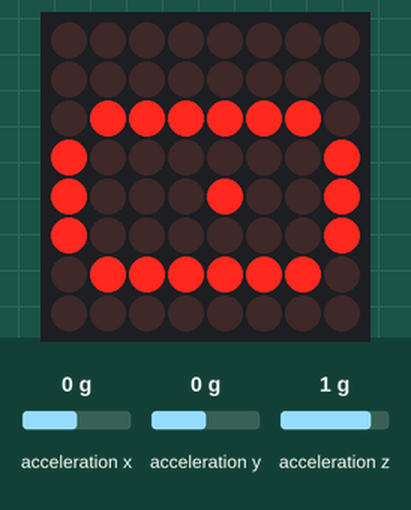
Bench run of a sketch on a simulated Arduino Uno, built with avr-gcc and run on an emulated ATmega328P. On the bench: 8×8 LED matrix. The test bench sets the inputs (shaded band); at power-on: acceleration x 0 g, acceleration y 0 g, acceleration z 1 g.

Above: at 1.2 s.
1.3 s: acceleration x set to -1.4 g
At 1.8 s:
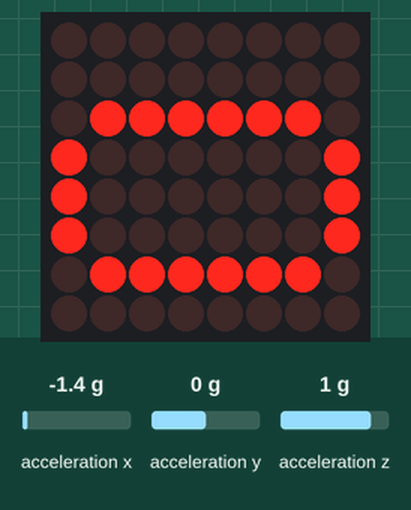
2.9 s: acceleration x set to 0 g
At 3.7 s:
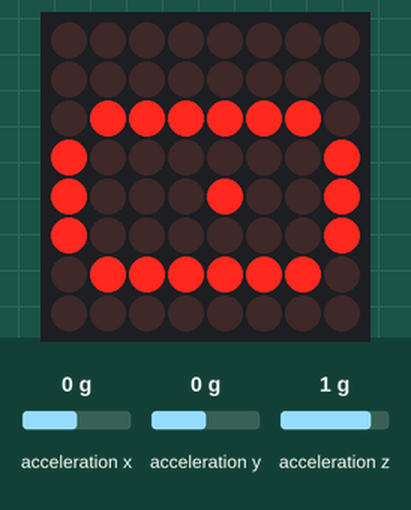
4.5 s: acceleration y set to -0.8 g
At 5.7 s:
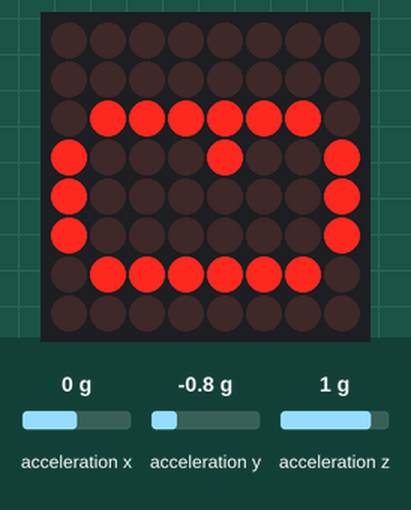
6.1 s: acceleration y set to 1.4 g
At 7.4 s:
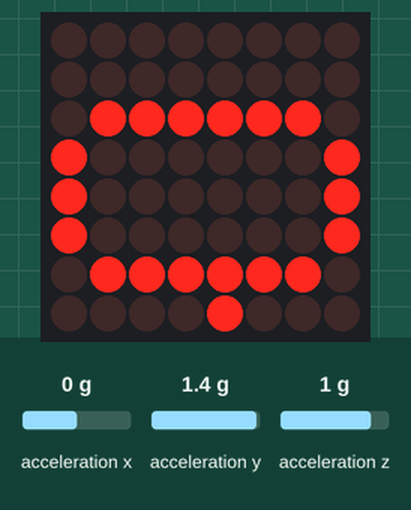
7.7 s: acceleration x set to -0.8 g
At 8.3 s:
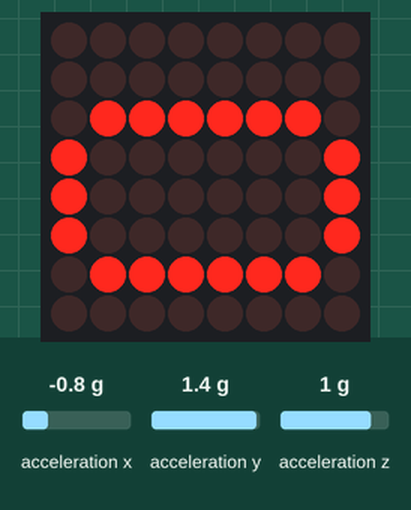
Timing chart, 0 to 10.2 s (numbered marks = the images above; inputs shaded):
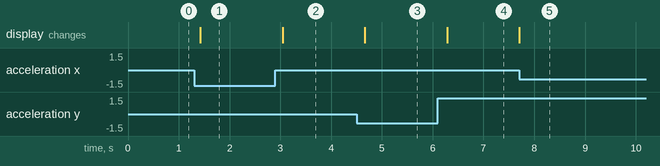

Measured:
- after the input at 1.3 s, the display: changes after 0.12 s (image 1)
- after the input at 2.9 s, the display: changes after 0.14 s (image 2)
- after the input at 4.5 s, the display: changes after 0.16 s (image 3)
- after the input at 6.1 s, the display: changes after 0.18 s (image 4)
- after the input at 7.7 s, the display: changes at once (image 5)

The sketch:

nivel_de_burbuja.ino
```cpp
/*
 * Fundacion Kinal
 * Centro educativo tecnico laboral Kinal
 * Electronica
 * Grado: Quinto
 * Sección: A
 * Curso: Taller de electronica digital y reparación de computadoras I
 * Nombre: Wolf Renato Giovanni Salguero Barrios
 * Carnet: 2021179
 * Proyecto: Práctica No. 6
*/

//Librerías
#include <Wire.h>
#include <SparkFun_ADXL345.h>
#include <LedControl.h>

//Directivas de preprocesador
#define dataPin 7
#define dataClock 6
#define dataLoad 5

//Constructores
ADXL345 adxl = ADXL345();
LedControl matriz = LedControl(dataPin, dataClock, dataLoad, 1);

//Variables
int pos_x, pos_y;

//Animaciones
byte base[8]
  {
  0b00000000,
  0b00000000,
  0b01111110,
  0b10000001,
  0b10000001,
  0b10000001,
  0b01111110,
  0b00000000
};


void setup() {
  Serial.begin(9600);

  //Acelerometro
  adxl.powerOn();
  adxl.setRangeSetting(8);

  //Matriz 8x8
  matriz.shutdown(0, false);
  matriz.setIntensity(0, 4);
  matriz.clearDisplay(0);
}

void loop() {

leer_datos();
nivel();

}


void leer_datos(){
int x, y, z;
adxl.readAccel(&x, &y, &z);
/*
Serial.print(x);
Serial.print(", ");
Serial.print(y);
Serial.print(", ");
Serial.println(z);
delay(1000);
*/
pos_x = map(x, 30, -20, 1, 6);
pos_y = map(y, -40, 20, 3, 5);
}

void nivel(){

  for(int i = 0; i < 8; i++){
    matriz.setRow(0,i,base[i]);
  }
  matriz.setLed(0,pos_y,pos_x,HIGH);
  delay(200);
}
```
